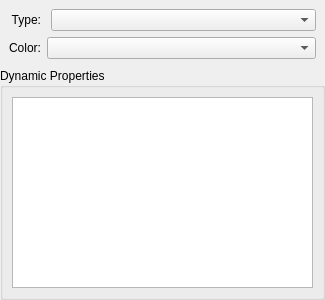
<?xml version="1.0" encoding="UTF-8"?>
<ui version="4.0">
 <class>NodeProperties</class>
 <widget class="QWidget" name="NodeProperties">
  <property name="geometry">
   <rect>
    <x>0</x>
    <y>0</y>
    <width>325</width>
    <height>300</height>
   </rect>
  </property>
  <property name="sizePolicy">
   <sizepolicy hsizetype="Preferred" vsizetype="Preferred">
    <horstretch>0</horstretch>
    <verstretch>0</verstretch>
   </sizepolicy>
  </property>
  <property name="minimumSize">
   <size>
    <width>0</width>
    <height>0</height>
   </size>
  </property>
  <property name="windowTitle">
   <string>Node Properties</string>
  </property>
  <layout class="QVBoxLayout" name="verticalLayout_3">
   <property name="spacing">
    <number>0</number>
   </property>
   <property name="margin">
    <number>0</number>
   </property>
   <item>
    <widget class="QWidget" name="Appearance" native="true">
     <layout class="QVBoxLayout" name="verticalLayout_4">
      <item>
       <layout class="QGridLayout" name="gridLayout_3">
        <item row="1" column="1">
         <widget class="KColorCombo" name="color">
          <property name="toolTip">
           <string>Node color</string>
          </property>
         </widget>
        </item>
        <item row="1" column="0">
         <widget class="QLabel" name="labelColor">
          <property name="sizePolicy">
           <sizepolicy hsizetype="Fixed" vsizetype="Minimum">
            <horstretch>0</horstretch>
            <verstretch>0</verstretch>
           </sizepolicy>
          </property>
          <property name="toolTip">
           <string>Node color</string>
          </property>
          <property name="text">
           <string>Color:</string>
          </property>
          <property name="alignment">
           <set>Qt::AlignRight|Qt::AlignTrailing|Qt::AlignVCenter</set>
          </property>
         </widget>
        </item>
        <item row="0" column="0">
         <widget class="QLabel" name="labelType">
          <property name="sizePolicy">
           <sizepolicy hsizetype="Preferred" vsizetype="Preferred">
            <horstretch>0</horstretch>
            <verstretch>0</verstretch>
           </sizepolicy>
          </property>
          <property name="layoutDirection">
           <enum>Qt::LeftToRight</enum>
          </property>
          <property name="text">
           <string>Type:</string>
          </property>
          <property name="alignment">
           <set>Qt::AlignRight|Qt::AlignTrailing|Qt::AlignVCenter</set>
          </property>
         </widget>
        </item>
        <item row="0" column="1">
         <widget class="QWidget" name="widget" native="true">
          <layout class="QGridLayout" name="gridLayout_2">
           <property name="leftMargin">
            <number>4</number>
           </property>
           <property name="topMargin">
            <number>0</number>
           </property>
           <property name="rightMargin">
            <number>0</number>
           </property>
           <property name="bottomMargin">
            <number>0</number>
           </property>
           <property name="spacing">
            <number>0</number>
           </property>
           <item row="0" column="1">
            <widget class="QComboBox" name="type">
             <property name="sizePolicy">
              <sizepolicy hsizetype="Expanding" vsizetype="Fixed">
               <horstretch>0</horstretch>
               <verstretch>0</verstretch>
              </sizepolicy>
             </property>
            </widget>
           </item>
          </layout>
         </widget>
        </item>
       </layout>
      </item>
     </layout>
    </widget>
   </item>
   <item>
    <widget class="QGroupBox" name="DynamicProperties">
     <property name="title">
      <string>Dynamic Properties</string>
     </property>
     <layout class="QGridLayout" name="gridLayout">
      <item row="0" column="0">
       <widget class="QTableWidget" name="dynamicProperties"/>
      </item>
     </layout>
    </widget>
   </item>
  </layout>
 </widget>
 <customwidgets>
  <customwidget>
   <class>KColorCombo</class>
   <extends>QComboBox</extends>
   <header>kcolorcombo.h</header>
  </customwidget>
 </customwidgets>
 <resources/>
 <connections/>
</ui>
